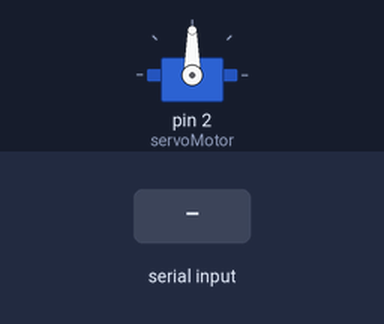
The sketch below on a simulated Arduino Uno, built with avr-gcc and run on an emulated ATmega328P. Parts: servo. The test bench sets the inputs (shaded band).

Above: at 1.2 s.
1.3 s: "A" received over the second serial link
At 3.3 s:
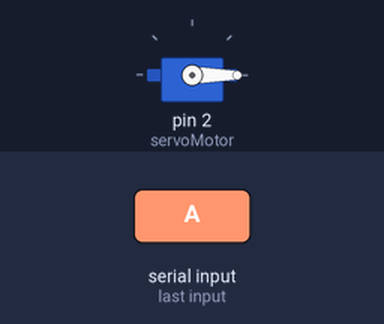
Timing chart, 0 to 4.8 s (numbered marks = the images above; inputs shaded):
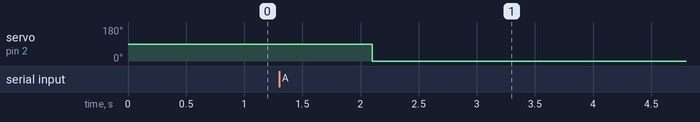

The sketch:

bluetooth.ino
```cpp
#include <SoftwareSerial.h>
#include <Servo.h>

Servo servoMotor;

SoftwareSerial BTSerial (6,7);

void setup() {
  Serial.begin(9600);
  BTSerial.begin(9600);
  servoMotor.attach(2);
}

void loop() {

  if (BTSerial.available()){
    char Mensaje =BTSerial.read();
    if (Mensaje == 'A'){
      servoMotor.write(90);
      delay(800);
      servoMotor.write(0);
      delay(800);
    }
  }
}
```

Measured:
- after the input at 1.3 s, servo on pin 2 (servoMotor): 90° → 0° after 0.80 s
